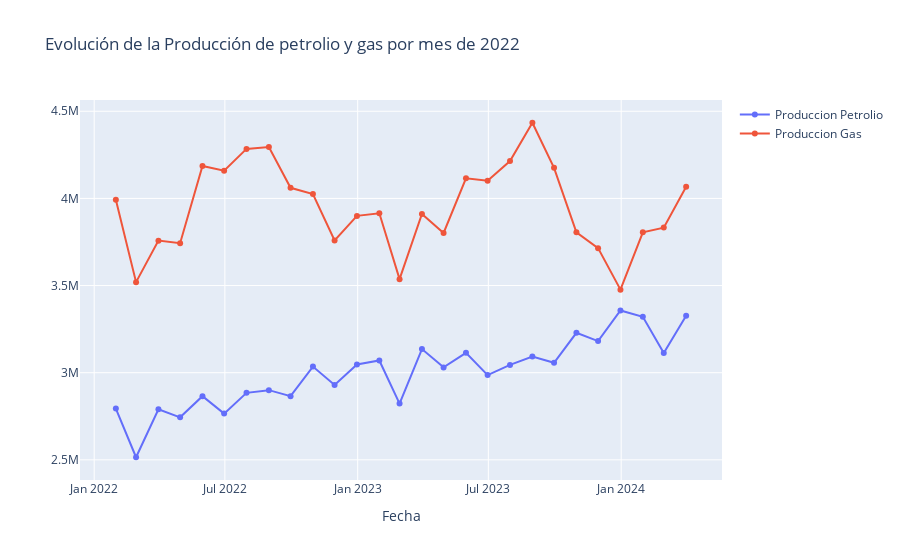

The notebook cell this image was saved under:
### Code cell
fig = go.Figure()

fig.add_trace(go.Scatter(
    x=data_por_mes.index,
    y=data_por_mes['prod_pet'],
    mode='lines+markers',
    name='Produccion Petrolio'
))
fig.add_trace(go.Scatter(
    x=data_por_mes.index,
    y=data_por_mes['prod_gas'],
    mode='lines+markers',
    name='Produccion Gas'
))

fig.update_layout(
    title='Evolución de la Producción de petrolio y gas por mes de 2022',
    xaxis_title='Fecha',
)

fig.show()
